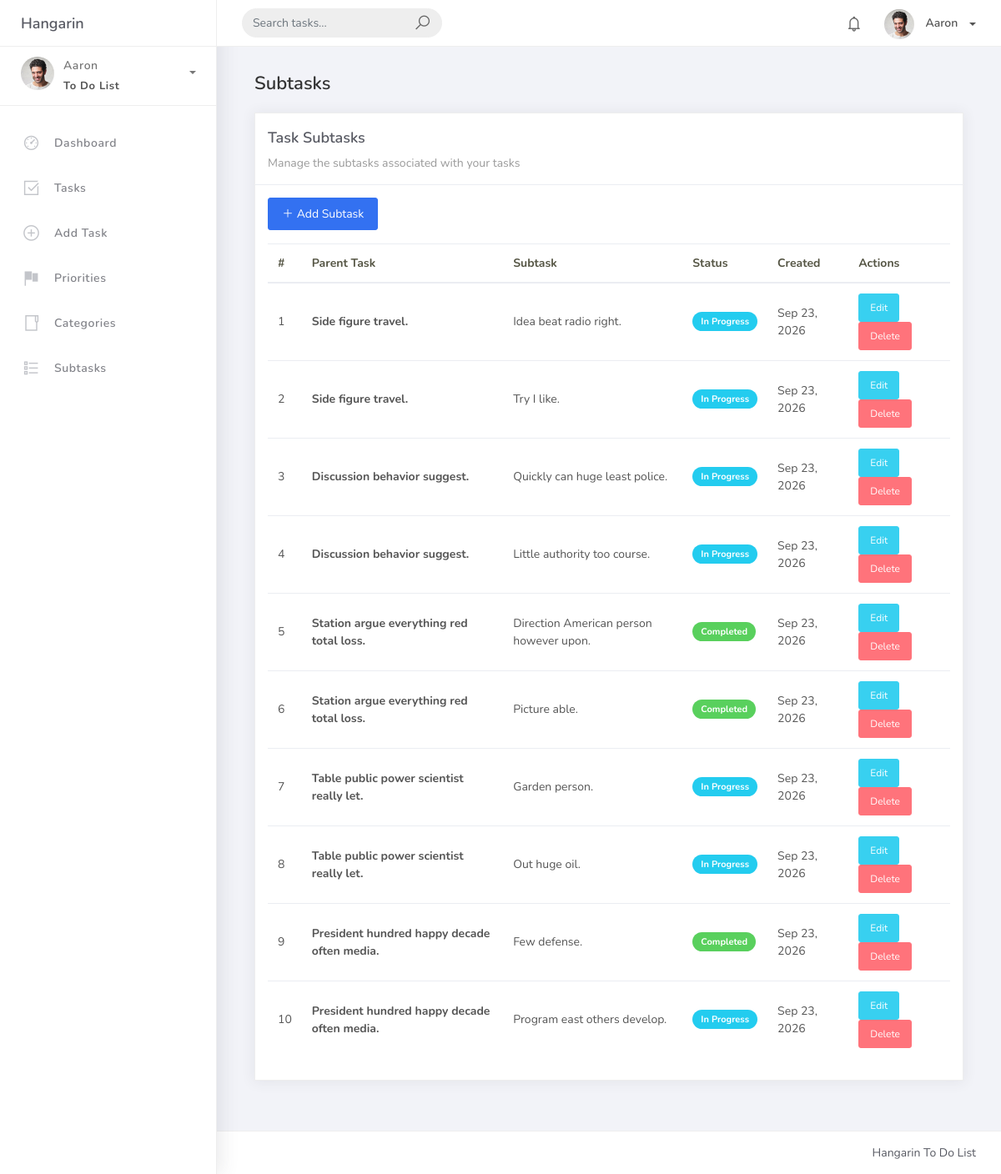
/subtasks/ (signed in), run on the app's committed database.
### hangarin/models.py (models this page shows, shortened)
class BaseModel(models.Model):
    created_at = models.DateTimeField(auto_now_add=True, db_index=True)
    updated_at = models.DateTimeField(auto_now=True)
    class Meta:
        abstract = True

class SubTask(BaseModel):
    parent_task = models.ForeignKey(
        Task,
        on_delete=models.CASCADE
    )
    title = models.CharField(max_length=250)
    status = models.CharField(
        max_length=50,
        choices=[
            ("Pending", "Pending"),
            ("In Progress", "In Progress"),
            ("Completed", "Completed"),
        ],
        default="Pending"
    )

class Task(BaseModel):
    title = models.CharField(max_length=250)
    description = models.CharField(max_length=500)
    deadline = models.DateTimeField()
    status = models.CharField(
        max_length=50,
        choices=[
            ("Pending", "Pending"),
            ("In Progress", "In Progress"),
            ("Completed", "Completed"),
        ],
        default="Pending"
    )
    category = models.ForeignKey(
        Category,
        on_delete=models.CASCADE
    )
    priority = models.ForeignKey(
        Priority,
        on_delete=models.CASCADE
    )

### hangarin/views.py (the view)
class SubTaskList(LoginRequiredMixin, ListView):
    model = SubTask
    template_name = "subtask_list.html"
    context_object_name = "subtasks"
    paginate_by = 10
    login_url = "/accounts/login/"
    redirect_field_name = "next"
    def get_queryset(self):
        queryset = SubTask.objects.select_related(
            "parent_task"
        ).order_by("-created_at")
        search = self.request.GET.get("q")
        if search:
            queryset = queryset.filter(
                Q(title__icontains=search) |
                Q(status__icontains=search) |
                Q(parent_task__title__icontains=search)
            )
        return queryset

### templates/subtask_list.html (shortened to what this page needs)
{% extends "base.html" %}
{% block content %}
<div class="container-fluid">
    <div class="page-header">
        <h4 class="page-title">Subtasks</h4>
    </div>
    <div class="row">
        <div class="col-md-12">
            <div class="card">
                <div class="card-header">
                    <div class="card-title">
                        Task Subtasks
                    </div>
                    <div class="card-category">
                        Manage the subtasks associated with your tasks
                    </div>
                </div>
                <div class="card-body">
                    <div class="mb-3">
                        <a href="{% url 'subtask-add' %}" class="btn btn-primary">
                            <i class="la la-plus"></i>
                            Add Subtask
                        </a>
                    </div>
                    {% if object_list %}
                    <div class="table-responsive">
                        <table class="table table-hover">
                            <thead>
                                <tr>
                                    <th>#</th>
                                    <th>Parent Task</th>
                                    <th>Subtask</th>
                                    <th>Status</th>
                                    <th>Created</th>
                                    <th>Actions</th>
                                </tr>
                            </thead>
                            <tbody>
                                {% for subtask in object_list %}
                                <tr>
                                    <td>
                                        {{ forloop.counter }}
                                    </td>
                                    <td>
                                        <strong>
                                            {{ subtask.parent_task.title }}
                                        </strong>
                                    </td>
                                    <td>
                                        {{ subtask.title }}
                                    </td>
                                    <td>
                                        {% if subtask.status == "Completed" %}
                                            <span class="badge badge-success">
                                                Completed
                                            </span>
                                        {% elif subtask.status == "In Progress" %}
                                            <span class="badge badge-info">
                                                In Progress
                                            </span>
                                        {% else %}
                                            <span class="badge badge-warning">
                                                Pending
                                            </span>
                                        {% endif %}
                                    </td>
                                    <td>
                                        {{ subtask.created_at|date:"M d, Y" }}
                                    </td>
                                    <td>
                                        <a
                                            href="{% url 'subtask-update' subtask.pk %}"
                                            class="btn btn-sm btn-info"
                                        >
                                            Edit
                                        </a>
                                        <a
                                            href="{% url 'subtask-delete' subtask.pk %}"
                                            class="btn btn-sm btn-danger"
                                        >
                                            Delete
                                        </a>
                                    </td>
                                </tr>
                                {% endfor %}
                            </tbody>
                        </table>
                    </div>
                    {% endif %}
                </div>
            </div>
        </div>
    </div>
</div>
{% endblock %}

### templates/base.html (shortened to what this page needs)
{% load static %}
{% load pwa %}
<!DOCTYPE html>
<html lang="en">
<head>
    <link
        rel="stylesheet"
        href="{% static 'css/bootstrap.min.css' %}"
    >
    <link
        rel="stylesheet"
        href="{% static 'css/ready.css' %}"
    >
    <link
        rel="stylesheet"
        href="{% static 'css/demo.css' %}"
    >
</head>
<body>
<div class="wrapper">
    <div class="main-header">
        <div class="logo-header">
            <a href="{% url 'home' %}" class="logo">
                Hangarin
            </a>
        </div>
        <nav class="navbar navbar-header navbar-expand-lg">
            <div class="container-fluid">
                <form
                    class="navbar-left navbar-form nav-search mr-md-3"
                    method="get"
                    action="{% url 'task-list' %}"
                >
                    <div class="input-group">
                        <input
                            type="text"
                            name="q"
                            placeholder="Search tasks..."
                            class="form-control"
                        >
                        <div class="input-group-append">
                            <button
                                type="submit"
                                class="input-group-text"
                            >
                                <i class="la la-search search-icon"></i>
                            </button>
                        </div>
                    </div>
                </form>
                <ul class="navbar-nav topbar-nav ml-md-auto align-items-center">
                    <li class="nav-item dropdown hidden-caret">
                        <a
                            class="nav-link dropdown-toggle"
                            href="#"
                            id="navbarDropdownNotification"
                            role="button"
                            data-toggle="dropdown"
                            aria-haspopup="true"
                            aria-expanded="false"
                        >
                            <i class="la la-bell"></i>
                        </a>
                    </li>
                    <li class="nav-item dropdown">
                        <a
                            class="dropdown-toggle profile-pic"
                            data-toggle="dropdown"
                            href="#"
                            aria-expanded="false"
                        >
                            <img
                                src="{% static 'img/profile.jpg' %}"
                                alt="user-img"
                                width="36"
                                class="img-circle"
                            >
                            <span>
                                {% if user.is_authenticated %}
                                    {{ user.username }}
                                {% else %}
                                    Hangarin User
                                {% endif %}
                            </span>
                        </a>
                    </li>
                </ul>
            </div>
        </nav>
    </div>
    <div class="sidebar">
        <div
            class="scrollbar-inner sidebar-wrapper"
            id="sidebar"
        >
            <div class="user">
                <div class="photo">
                    <img
                        src="{% static 'img/profile.jpg' %}"
                        alt="profile"
                    >
                </div>
                <div class="info">
                    <a
                        class=""
                        data-toggle="collapse"
                        href="#collapseExample"
                        aria-expanded="true"
                    >
                        <span>
                            {% if user.is_authenticated %}
                                {{ user.username }}
                            {% else %}
                                Hangarin User
                            {% endif %}
                            <span class="user-level">
                                To Do List
                            </span>
                            <span class="caret"></span>
                        </span>
                    </a>
                </div>
            </div>
            <ul class="nav">
                <li class="nav-item">
                    <a href="{% url 'home' %}">
                        <i class="la la-dashboard"></i>
                        <p>
                            Dashboard
                        </p>
                    </a>
                </li>
                <li class="nav-item">
                    <a href="{% url 'task-list' %}">
                        <i class="la la-check-square"></i>
                        <p>
                            Tasks
                        </p>
                    </a>
                </li>
                <li class="nav-item">
                    <a href="{% url 'task-add' %}">
                        <i class="la la-plus-circle"></i>
                        <p>
                            Add Task
                        </p>
                    </a>
                </li>
                <li class="nav-item">
                    <a href="{% url 'priority-list' %}">
                        <i class="la la-flag"></i>
                        <p>
                            Priorities
                        </p>
                    </a>
                </li>
                <li class="nav-item">
                    <a href="{% url 'category-list' %}">
                        <i class="la la-folder"></i>
                        <p>
                            Categories
                        </p>
                    </a>
                </li>
                <li class="nav-item">
                    <a href="{% url 'subtask-list' %}">
                        <i class="la la-list"></i>
                        <p>
                            Subtasks
                        </p>
                    </a>
                </li>
            </ul>
        </div>
    </div>
    <div class="main-panel">
        <div class="content">
            <div class="container-fluid">
                {% block content %}
                {% endblock %}
            </div>
        </div>
        <footer class="footer">
            <div class="container-fluid">
                <div class="copyright ml-auto">
                    Hangarin To Do List
                </div>
            </div>
        </footer>
    </div>
</div>
</body>
</html>

### data on the page
SubTask: parent_task "Side figure travel.", title "Idea beat radio right.", status "In Progress", created_at "Sep 23, 2026"
SubTask: parent_task "Side figure travel.", title "Try I like.", status "In Progress", created_at "Sep 23, 2026"
SubTask: parent_task "Discussion behavior suggest.", title "Quickly can huge least police.", status "In Progress", created_at "Sep 23, 2026"
SubTask: parent_task "Discussion behavior suggest.", title "Little authority too course.", status "In Progress", created_at "Sep 23, 2026"
SubTask: parent_task "Station argue everything red total loss.", title "Direction American person however upon.", status "Completed", created_at "Sep 23, 2026"
SubTask: parent_task "Station argue everything red total loss.", title "Picture able.", status "Completed", created_at "Sep 23, 2026"
SubTask: parent_task "Table public power scientist really let.", title "Garden person.", status "In Progress", created_at "Sep 23, 2026"
SubTask: parent_task "Table public power scientist really let.", title "Out huge oil.", status "In Progress", created_at "Sep 23, 2026"
SubTask: parent_task "President hundred happy decade often media.", title "Few defense.", status "Completed", created_at "Sep 23, 2026"
SubTask: parent_task "President hundred happy decade often media.", title "Program east others develop.", status "In Progress", created_at "Sep 23, 2026"

### other printed values
{{ user.username }} "Aaron"
